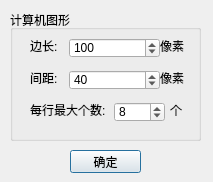
<?xml version="1.0" encoding="UTF-8"?>
<ui version="4.0">
 <class>DlgSetting</class>
 <widget class="QDialog" name="DlgSetting">
  <property name="geometry">
   <rect>
    <x>0</x>
    <y>0</y>
    <width>213</width>
    <height>182</height>
   </rect>
  </property>
  <property name="sizePolicy">
   <sizepolicy hsizetype="Fixed" vsizetype="Fixed">
    <horstretch>0</horstretch>
    <verstretch>0</verstretch>
   </sizepolicy>
  </property>
  <property name="minimumSize">
   <size>
    <width>200</width>
    <height>120</height>
   </size>
  </property>
  <property name="maximumSize">
   <size>
    <width>250</width>
    <height>500</height>
   </size>
  </property>
  <property name="windowTitle">
   <string>设置</string>
  </property>
  <property name="windowIcon">
   <iconset resource="rc.qrc">
    <normaloff>:/1/Images/setting.png</normaloff>:/1/Images/setting.png</iconset>
  </property>
  <property name="modal">
   <bool>true</bool>
  </property>
  <widget class="QPushButton" name="btn_OK">
   <property name="geometry">
    <rect>
     <x>70</x>
     <y>150</y>
     <width>71</width>
     <height>23</height>
    </rect>
   </property>
   <property name="text">
    <string>确定</string>
   </property>
   <property name="default">
    <bool>true</bool>
   </property>
  </widget>
  <widget class="QGroupBox" name="groupBox">
   <property name="geometry">
    <rect>
     <x>10</x>
     <y>10</y>
     <width>191</width>
     <height>131</height>
    </rect>
   </property>
   <property name="title">
    <string>计算机图形</string>
   </property>
   <widget class="QLabel" name="label_2">
    <property name="geometry">
     <rect>
      <x>20</x>
      <y>60</y>
      <width>42</width>
      <height>16</height>
     </rect>
    </property>
    <property name="text">
     <string>间距:</string>
    </property>
   </widget>
   <widget class="QSpinBox" name="spinBox_Length">
    <property name="geometry">
     <rect>
      <x>59</x>
      <y>28</y>
      <width>91</width>
      <height>20</height>
     </rect>
    </property>
    <property name="minimum">
     <number>80</number>
    </property>
    <property name="maximum">
     <number>200</number>
    </property>
    <property name="singleStep">
     <number>10</number>
    </property>
    <property name="value">
     <number>100</number>
    </property>
   </widget>
   <widget class="QLabel" name="label_4">
    <property name="geometry">
     <rect>
      <x>150</x>
      <y>28</y>
      <width>24</width>
      <height>16</height>
     </rect>
    </property>
    <property name="text">
     <string>像素</string>
    </property>
   </widget>
   <widget class="QLabel" name="label_5">
    <property name="geometry">
     <rect>
      <x>150</x>
      <y>60</y>
      <width>24</width>
      <height>16</height>
     </rect>
    </property>
    <property name="text">
     <string>像素</string>
    </property>
   </widget>
   <widget class="QLabel" name="label">
    <property name="geometry">
     <rect>
      <x>20</x>
      <y>28</y>
      <width>42</width>
      <height>16</height>
     </rect>
    </property>
    <property name="text">
     <string>边长:</string>
    </property>
   </widget>
   <widget class="QSpinBox" name="spinBox_Max">
    <property name="geometry">
     <rect>
      <x>104</x>
      <y>92</y>
      <width>51</width>
      <height>20</height>
     </rect>
    </property>
    <property name="minimum">
     <number>0</number>
    </property>
    <property name="maximum">
     <number>10</number>
    </property>
    <property name="singleStep">
     <number>2</number>
    </property>
    <property name="value">
     <number>8</number>
    </property>
   </widget>
   <widget class="QSpinBox" name="spinBox_Gap">
    <property name="geometry">
     <rect>
      <x>59</x>
      <y>60</y>
      <width>91</width>
      <height>20</height>
     </rect>
    </property>
    <property name="minimum">
     <number>20</number>
    </property>
    <property name="maximum">
     <number>200</number>
    </property>
    <property name="singleStep">
     <number>10</number>
    </property>
    <property name="value">
     <number>40</number>
    </property>
   </widget>
   <widget class="QLabel" name="label_8">
    <property name="geometry">
     <rect>
      <x>20</x>
      <y>92</y>
      <width>78</width>
      <height>16</height>
     </rect>
    </property>
    <property name="text">
     <string>每行最大个数:</string>
    </property>
   </widget>
   <widget class="QLabel" name="label_7">
    <property name="geometry">
     <rect>
      <x>160</x>
      <y>92</y>
      <width>16</width>
      <height>16</height>
     </rect>
    </property>
    <property name="text">
     <string>个</string>
    </property>
   </widget>
  </widget>
 </widget>
 <resources>
  <include location="rc.qrc"/>
 </resources>
 <connections/>
</ui>
